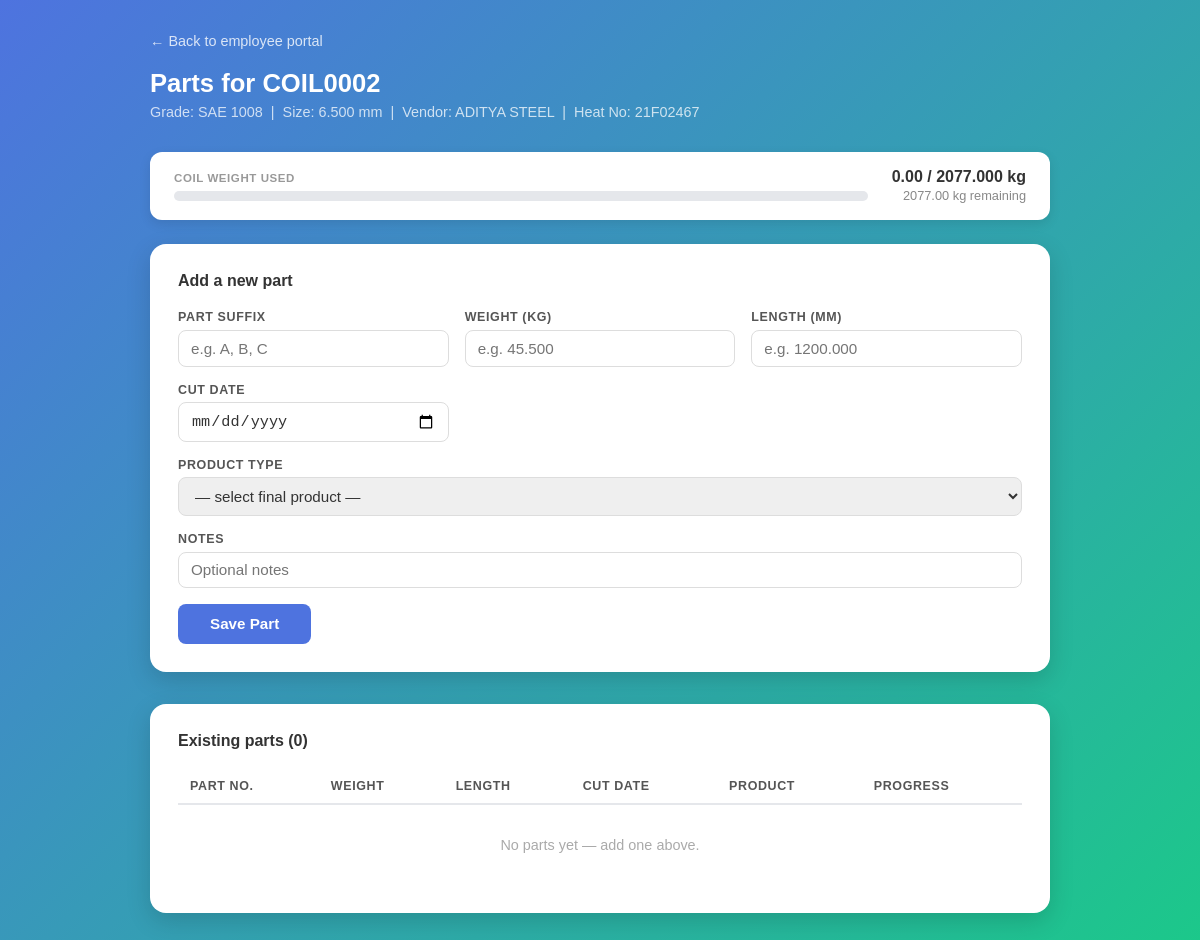
Page /coil/2/parts/ on the committed database.
### materials/models.py (models this page shows, shortened)
class Material(models.Model):
    coil_no = models.AutoField(primary_key=True)
    date = models.DateField("receipt date", null=True, blank=True)
    grade = models.CharField(max_length=10, null=True, blank=True)
    size = models.DecimalField(max_digits=10, decimal_places=3, null=True, blank=True)
    company = models.CharField(max_length=100, null=True, blank=True)
    vendor = models.CharField(max_length=50, null=True, blank=True)
    quantity = models.DecimalField(max_digits=10, decimal_places=3, null=True, blank=True)
    heat_no = models.CharField(max_length=8, null=True, blank=True)
    def formatted_coil(self):
        return f"COIL{self.coil_no:04d}"

### materials/views.py (the view, shortened to what this page needs)
# urls.py: path('coil/<int:coil_pk>/parts/', views.coil_parts, name='coil_parts'),
def coil_parts(request, coil_pk):
    coil = get_object_or_404(Material, pk=coil_pk)
    parts = coil.parts.prefetch_related('jobs__product_type').order_by('created_at')
    product_types = ProductType.objects.all()
    total_used = float(parts.aggregate(total=Sum('weight'))['total'] or 0)
    coil_weight = float(coil.quantity or 0)
    remaining = coil_weight - total_used
    exhausted = coil_weight > 0 and remaining <= 0
    return render(request, 'materials/coil_parts.html', {
        'coil': coil, 'parts': parts, 'product_types': product_types,
        'total_used': total_used, 'remaining': remaining, 'exhausted': exhausted,
    })

### templates/materials/coil_parts.html (shortened to what this page needs)
<!DOCTYPE html>
<html lang="en">
<head>
</head>
<body>
<div class="page">
  <a href="{% url 'employee' %}" class="back-link">← Back to employee portal</a>
  <h1>Parts for {{ coil.formatted_coil }}</h1>
  <p class="coil-meta">
    Grade: {{ coil.grade|default:"—" }} &nbsp;|&nbsp;
    Size: {{ coil.size|default:"—" }} mm &nbsp;|&nbsp;
    Vendor: {{ coil.vendor|default:"—" }} &nbsp;|&nbsp;
    Heat No: {{ coil.heat_no|default:"—" }}
  </p>
  {% if coil.quantity %}
  <div style="background:white; border-radius:12px; padding:1rem 1.5rem;
              margin-bottom:1.5rem; box-shadow:0 4px 12px rgba(0,0,0,0.1);
              display:flex; align-items:center; gap:1.5rem; flex-wrap:wrap;">
    <div style="flex:1; min-width:160px;">
      <div style="font-size:0.72rem; font-weight:700; color:#999;
                  text-transform:uppercase; letter-spacing:0.05em; margin-bottom:0.4rem;">
        Coil Weight Used
      </div>
      <div style="background:#e5e7eb; border-radius:999px; height:10px; overflow:hidden;">
      </div>
    </div>
    <div style="text-align:right; white-space:nowrap;">
      <span style="font-size:1rem; font-weight:700;
                   color:{% if exhausted %}#dc2626{% else %}#333{% endif %};">
        {{ total_used|floatformat:2 }} / {{ coil.quantity }} kg
      </span>
      <br>
      <span style="font-size:0.8rem; color:#888;">
        {% if exhausted %}No weight remaining{% else %}{{ remaining|floatformat:2 }} kg remaining{% endif %}
      </span>
    </div>
  </div>
  {% endif %}
  <div class="card" {% if exhausted %}style="opacity:0.5; pointer-events:none;"{% endif %}>
    <h2>Add a new part</h2>
    <form method="post">
      <div class="form-grid">
        <div class="form-group">
          <label>Part suffix</label>
          <input name="suffix" placeholder="e.g. A, B, C" {% if not exhausted %}required{% endif %}>
        </div>
        <div class="form-group">
          <label>Weight (kg)</label>
          <input name="weight" type="number" step="0.001" placeholder="e.g. 45.500"
                 {% if remaining %}max="{{ remaining|floatformat:3 }}"{% endif %}>
        </div>
        <div class="form-group">
          <label>Length (mm)</label>
          <input name="length" type="number" step="0.001" placeholder="e.g. 1200.000">
        </div>
        <div class="form-group">
          <label>Cut date</label>
          <input name="cut_date" type="date">
        </div>
        <div class="form-group full">
          <label>Product Type</label>
          <select name="product_type" required style="padding:0.55rem 0.75rem;
            border:1px solid #ddd; border-radius:8px; font-size:0.95rem; color:#333;">
            <option value="">— select final product —</option>
          </select>
        </div>
        <div class="form-group full">
          <label>Notes</label>
          <input name="notes" placeholder="Optional notes">
        </div>
      </div>
      <button type="submit" class="btn-submit">Save Part</button>
    </form>
  </div>
  <div class="table-card">
    <h2>Existing parts ({{ parts.count }})</h2>
    <table>
      <thead>
        <tr>
          <th>Part No.</th>
          <th>Weight</th>
          <th>Length</th>
          <th>Cut Date</th>
          <th>Product</th>
          <th>Progress</th>
        </tr>
      </thead>
      <tbody>
        {% for part in parts %}
        {% with job=part.jobs.first %}
        <tr>
          <td><span class="badge">{{ part.part_no }}</span></td>
          <td>{{ part.weight|default:"—" }} {% if part.weight %}kg{% endif %}</td>
          <td>{{ part.length|default:"—" }} {% if part.length %}mm{% endif %}</td>
          <td>{{ part.cut_date|date:"d M Y"|default:"—" }}</td>
          <td>{% if job %}{{ job.product_type.name }}{% else %}—{% endif %}</td>
          <td>
            {% if job %}
            <a href="{% url 'job_detail' job.pk %}" class="btn-job">
              View Steps
            </a>
            {% else %}—{% endif %}
          </td>
        </tr>
        {% endwith %}
        {% empty %}
        <tr class="empty-row">
          <td colspan="6">No parts yet — add one above.</td>
        </tr>
        {% endfor %}
      </tbody>
    </table>
  </div>
</div>
</body>
</html>

### templates/materials/coil_parts.html (style rules this page uses)
* { box-sizing: border-box; margin: 0; padding: 0; }
body { font-family: Arial, Helvetica, sans-serif; background: linear-gradient(135deg, #4e73df, #1cc88a); min-height: 100vh; padding: 2rem; }
.page { max-width: 900px; margin: 0 auto; }
.back-link { color: rgba(255,255,255,0.8); text-decoration: none; font-size: 0.9rem; display: inline-block; margin-bottom: 1.25rem; }
h1 { color: white; font-size: 1.6rem; margin-bottom: 0.4rem; }
.coil-meta { color: rgba(255,255,255,0.75); font-size: 0.9rem; margin-bottom: 2rem; }
.card { background: white; border-radius: 16px; padding: 1.75rem; box-shadow: 0 8px 24px rgba(0,0,0,0.15); margin-bottom: 2rem; }
.card h2 { font-size: 1rem; color: #333; margin-bottom: 1.25rem; }
.form-grid { display: grid; grid-template-columns: 1fr 1fr 1fr; gap: 1rem; margin-bottom: 1rem; }
.form-group { display: flex; flex-direction: column; gap: 0.35rem; }
.form-group label { font-size: 0.78rem; font-weight: 600; color: #555; text-transform: uppercase; letter-spacing: 0.05em; }
.form-group input, .form-group textarea { padding: 0.55rem 0.75rem; border: 1px solid #ddd; border-radius: 8px; font-size: 0.95rem; color: #333; transition: border-color 0.15s; }
.form-group.full { grid-column: 1 / -1; }
.btn-submit { background: #4e73df; color: white; border: none; padding: 0.7rem 2rem; border-radius: 8px; font-size: 0.95rem; font-weight: 600; cursor: pointer; transition: opacity 0.15s; }
.table-card { background: white; border-radius: 16px; padding: 1.75rem; box-shadow: 0 8px 24px rgba(0,0,0,0.15); }
.table-card h2 { font-size: 1rem; color: #333; margin-bottom: 1.25rem; }
table { width: 100%; border-collapse: collapse; font-size: 0.9rem; }
thead th { text-align: left; padding: 0.6rem 0.75rem; border-bottom: 2px solid #e5e7eb; color: #555; font-size: 0.78rem; text-transform: uppercase; letter-spacing: 0.05em; }
tbody td { padding: 0.75rem; border-bottom: 1px solid #f3f4f6; color: #333; }
tbody tr:last-child td { border-bottom: none; }
.empty-row td { text-align: center; color: #aaa; padding: 2rem; }

### rows in the picture
Material: formatted_coil "COIL0002", grade "SAE 1008", size "6.500", vendor "ADITYA STEEL", heat_no "21F02467", quantity "2077.000"

### other values in the picture
{{ total_used|floatformat:2 }} "0.00"
{{ remaining|floatformat:2 }} "2077.00"
{{ parts.count }} "0"
